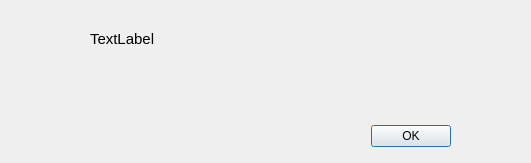
<?xml version="1.0" encoding="UTF-8"?>
<ui version="4.0">
 <class>Dialog</class>
 <widget class="QDialog" name="Dialog">
  <property name="geometry">
   <rect>
    <x>0</x>
    <y>0</y>
    <width>531</width>
    <height>163</height>
   </rect>
  </property>
  <property name="windowTitle">
   <string>Внимание</string>
  </property>
  <widget class="QDialogButtonBox" name="buttonBox">
   <property name="geometry">
    <rect>
     <x>170</x>
     <y>120</y>
     <width>281</width>
     <height>32</height>
    </rect>
   </property>
   <property name="orientation">
    <enum>Qt::Horizontal</enum>
   </property>
   <property name="standardButtons">
    <set>QDialogButtonBox::Ok</set>
   </property>
  </widget>
  <widget class="QLabel" name="label">
   <property name="geometry">
    <rect>
     <x>90</x>
     <y>30</y>
     <width>421</width>
     <height>81</height>
    </rect>
   </property>
   <property name="font">
    <font>
     <pointsize>11</pointsize>
    </font>
   </property>
   <property name="text">
    <string>TextLabel</string>
   </property>
   <property name="alignment">
    <set>Qt::AlignLeading|Qt::AlignLeft|Qt::AlignTop</set>
   </property>
  </widget>
  <widget class="QLabel" name="label_2">
   <property name="geometry">
    <rect>
     <x>20</x>
     <y>30</y>
     <width>51</width>
     <height>51</height>
    </rect>
   </property>
   <property name="text">
    <string>&lt;html&gt;&lt;head/&gt;&lt;body&gt;&lt;p&gt;&lt;img src=&quot;/home/lucky/Documents/ppr2/pc_view_app/pc-error-icon-8.png&quot; width=&quot;50&quot; height=&quot;50&quot;/&gt;&lt;/p&gt;&lt;/body&gt;&lt;/html&gt;</string>
   </property>
   <property name="textFormat">
    <enum>Qt::RichText</enum>
   </property>
   <property name="scaledContents">
    <bool>true</bool>
   </property>
  </widget>
 </widget>
 <resources/>
 <connections>
  <connection>
   <sender>buttonBox</sender>
   <signal>rejected()</signal>
   <receiver>Dialog</receiver>
   <slot>reject()</slot>
   <hints>
    <hint type="sourcelabel">
     <x>316</x>
     <y>260</y>
    </hint>
    <hint type="destinationlabel">
     <x>286</x>
     <y>274</y>
    </hint>
   </hints>
  </connection>
  <connection>
   <sender>buttonBox</sender>
   <signal>accepted()</signal>
   <receiver>Dialog</receiver>
   <slot>accept()</slot>
   <hints>
    <hint type="sourcelabel">
     <x>248</x>
     <y>254</y>
    </hint>
    <hint type="destinationlabel">
     <x>157</x>
     <y>274</y>
    </hint>
   </hints>
  </connection>
 </connections>
</ui>
